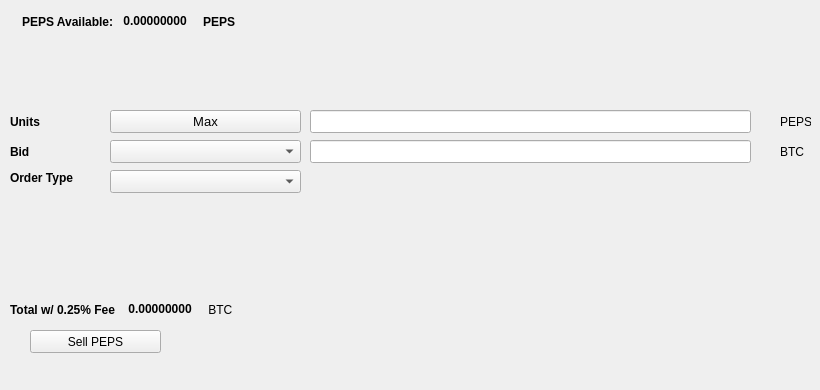
   <widget class="QWidget" name="SellTab">
    <attribute name="title">
     <string>Sell</string>
    </attribute>
    <widget class="QLabel" name="label_16">
     <property name="geometry">
      <rect>
       <x>780</x>
       <y>140</y>
       <width>31</width>
       <height>23</height>
      </rect>
     </property>
     <property name="text">
      <string>BTC</string>
     </property>
    </widget>
    <widget class="QComboBox" name="SellBidcomboBox">
     <property name="geometry">
      <rect>
       <x>110</x>
       <y>140</y>
       <width>191</width>
       <height>23</height>
      </rect>
     </property>
     <property name="font">
      <font>
       <pointsize>10</pointsize>
      </font>
     </property>
    </widget>
    <widget class="QLabel" name="label_18">
     <property name="geometry">
      <rect>
       <x>10</x>
       <y>110</y>
       <width>46</width>
       <height>23</height>
      </rect>
     </property>
     <property name="font">
      <font>
       <weight>75</weight>
       <bold>true</bold>
      </font>
     </property>
     <property name="text">
      <string>Units</string>
     </property>
    </widget>
    <widget class="QPushButton" name="Sell_Max_Amount">
     <property name="geometry">
      <rect>
       <x>110</x>
       <y>110</y>
       <width>191</width>
       <height>23</height>
      </rect>
     </property>
     <property name="font">
      <font>
       <pointsize>10</pointsize>
      </font>
     </property>
     <property name="text">
      <string>Max</string>
     </property>
    </widget>
    <widget class="QLabel" name="label_20">
     <property name="geometry">
      <rect>
       <x>10</x>
       <y>170</y>
       <width>91</width>
       <height>16</height>
      </rect>
     </property>
     <property name="font">
      <font>
       <weight>75</weight>
       <bold>true</bold>
      </font>
     </property>
     <property name="text">
      <string>Order Type</string>
     </property>
    </widget>
    <widget class="QComboBox" name="SellOrdertypeCombo">
     <property name="geometry">
      <rect>
       <x>110</x>
       <y>170</y>
       <width>191</width>
       <height>23</height>
      </rect>
     </property>
     <property name="font">
      <font>
       <pointsize>10</pointsize>
      </font>
     </property>
    </widget>
    <widget class="QLabel" name="label_21">
     <property name="geometry">
      <rect>
       <x>10</x>
       <y>140</y>
       <width>46</width>
       <height>23</height>
      </rect>
     </property>
     <property name="font">
      <font>
       <weight>75</weight>
       <bold>true</bold>
      </font>
     </property>
     <property name="text">
      <string>Bid</string>
     </property>
    </widget>
    <widget class="QLabel" name="label_22">
     <property name="geometry">
      <rect>
       <x>780</x>
       <y>110</y>
       <width>31</width>
       <height>23</height>
      </rect>
     </property>
     <property name="text">
      <string>PEPS</string>
     </property>
    </widget>
    <widget class="QLineEdit" name="UnitsInputPEPS">
     <property name="geometry">
      <rect>
       <x>310</x>
       <y>110</y>
       <width>441</width>
       <height>23</height>
      </rect>
     </property>
     <property name="font">
      <font>
       <pointsize>9</pointsize>
       <weight>75</weight>
       <bold>true</bold>
      </font>
     </property>
    </widget>
    <widget class="QLineEdit" name="SellBidPriceEdit">
     <property name="geometry">
      <rect>
       <x>310</x>
       <y>140</y>
       <width>441</width>
       <height>23</height>
      </rect>
     </property>
     <property name="font">
      <font>
       <pointsize>9</pointsize>
       <weight>75</weight>
       <bold>true</bold>
      </font>
     </property>
    </widget>
    <widget class="QPushButton" name="SellPEPSBTN">
     <property name="geometry">
      <rect>
       <x>30</x>
       <y>330</y>
       <width>131</width>
       <height>23</height>
      </rect>
     </property>
     <property name="text">
      <string>Sell PEPS</string>
     </property>
     <property name="icon">
      <iconset resource="../peps">
       <normaloff>:/icons/bitcoin</normaloff>:/icons/bitcoin</iconset>
     </property>
    </widget>
    <widget class="QWidget" name="layoutWidget3">
     <property name="geometry">
      <rect>
       <x>22</x>
       <y>12</y>
       <width>258</width>
       <height>19</height>
      </rect>
     </property>
     <layout class="QHBoxLayout" name="horizontalLayout">
      <item>
       <widget class="QLabel" name="label232_2">
        <property name="font">
         <font>
          <weight>75</weight>
          <bold>true</bold>
         </font>
        </property>
        <property name="text">
         <string>PEPS Available:</string>
        </property>
       </widget>
      </item>
      <item>
       <widget class="QLabel" name="PEPSAvailableLabel">
        <property name="palette">
         <palette>
          <active>
           <colorrole role="WindowText">
            <brush brushstyle="SolidPattern">
             <color alpha="255">
              <red>0</red>
              <green>0</green>
              <blue>0</blue>
             </color>
            </brush>
           </colorrole>
           <colorrole role="Button">
            <brush brushstyle="SolidPattern">
             <color alpha="255">
              <red>0</red>
              <green>170</green>
              <blue>0</blue>
             </color>
            </brush>
           </colorrole>
           <colorrole role="Light">
            <brush brushstyle="SolidPattern">
             <color alpha="255">
              <red>0</red>
              <green>255</green>
              <blue>0</blue>
             </color>
            </brush>
           </colorrole>
           <colorrole role="Midlight">
            <brush brushstyle="SolidPattern">
             <color alpha="255">
              <red>0</red>
              <green>212</green>
              <blue>0</blue>
             </color>
            </brush>
           </colorrole>
           <colorrole role="Dark">
            <brush brushstyle="SolidPattern">
             <color alpha="255">
              <red>0</red>
              <green>85</green>
              <blue>0</blue>
             </color>
            </brush>
           </colorrole>
           <colorrole role="Mid">
            <brush brushstyle="SolidPattern">
             <color alpha="255">
              <red>0</red>
              <green>113</green>
              <blue>0</blue>
             </color>
            </brush>
           </colorrole>
           <colorrole role="Text">
            <brush brushstyle="SolidPattern">
             <color alpha="255">
              <red>0</red>
              <green>170</green>
              <blue>0</blue>
             </color>
            </brush>
           </colorrole>
           <colorrole role="BrightText">
            <brush brushstyle="SolidPattern">
             <color alpha="255">
              <red>255</red>
              <green>255</green>
              <blue>255</blue>
             </color>
            </brush>
           </colorrole>
           <colorrole role="ButtonText">
            <brush brushstyle="SolidPattern">
             <color alpha="255">
              <red>0</red>
              <green>0</green>
              <blue>0</blue>
             </color>
            </brush>
           </colorrole>
           <colorrole role="Base">
            <brush brushstyle="SolidPattern">
             <color alpha="255">
              <red>255</red>
              <green>255</green>
              <blue>255</blue>
             </color>
            </brush>
           </colorrole>
           <colorrole role="Window">
            <brush brushstyle="SolidPattern">
             <color alpha="255">
              <red>0</red>
              <green>170</green>
              <blue>0</blue>
             </color>
            </brush>
           </colorrole>
           <colorrole role="Shadow">
            <brush brushstyle="SolidPattern">
             <color alpha="255">
              <red>0</red>
              <green>0</green>
              <blue>0</blue>
             </color>
            </brush>
           </colorrole>
           <colorrole role="AlternateBase">
            <brush brushstyle="SolidPattern">
             <color alpha="255">
              <red>127</red>
              <green>212</green>
              <blue>127</blue>
             </color>
            </brush>
           </colorrole>
           <colorrole role="ToolTipBase">
            <brush brushstyle="SolidPattern">
             <color alpha="255">
              <red>255</red>
              <green>255</green>
              <blue>220</blue>
             </color>
            </brush>
           </colorrole>
           <colorrole role="ToolTipText">
            <brush brushstyle="SolidPattern">
             <color alpha="255">
              <red>0</red>
              <green>0</green>
              <blue>0</blue>
             </color>
            </brush>
           </colorrole>
          </active>
          <inactive>
           <colorrole role="WindowText">
            <brush brushstyle="SolidPattern">
             <color alpha="255">
              <red>0</red>
              <green>0</green>
              <blue>0</blue>
             </color>
            </brush>
           </colorrole>
           <colorrole role="Button">
            <brush brushstyle="SolidPattern">
             <color alpha="255">
              <red>0</red>
              <green>170</green>
              <blue>0</blue>
             </color>
            </brush>
           </colorrole>
           <colorrole role="Light">
            <brush brushstyle="SolidPattern">
             <color alpha="255">
              <red>0</red>
              <green>255</green>
              <blue>0</blue>
             </color>
            </brush>
           </colorrole>
           <colorrole role="Midlight">
            <brush brushstyle="SolidPattern">
             <color alpha="255">
              <red>0</red>
              <green>212</green>
              <blue>0</blue>
             </color>
            </brush>
           </colorrole>
           <colorrole role="Dark">
            <brush brushstyle="SolidPattern">
             <color alpha="255">
              <red>0</red>
              <green>85</green>
              <blue>0</blue>
             </color>
            </brush>
           </colorrole>
           <colorrole role="Mid">
            <brush brushstyle="SolidPattern">
             <color alpha="255">
              <red>0</red>
              <green>113</green>
              <blue>0</blue>
             </color>
            </brush>
           </colorrole>
           <colorrole role="Text">
            <brush brushstyle="SolidPattern">
             <color alpha="255">
              <red>0</red>
              <green>170</green>
              <blue>0</blue>
             </color>
            </brush>
           </colorrole>
           <colorrole role="BrightText">
            <brush brushstyle="SolidPattern">
             <color alpha="255">
              <red>255</red>
              <green>255</green>
              <blue>255</blue>
             </color>
            </brush>
           </colorrole>
           <colorrole role="ButtonText">
            <brush brushstyle="SolidPattern">
             <color alpha="255">
              <red>0</red>
              <green>0</green>
              <blue>0</blue>
             </color>
            </brush>
           </colorrole>
           <colorrole role="Base">
            <brush brushstyle="SolidPattern">
             <color alpha="255">
              <red>255</red>
              <green>255</green>
              <blue>255</blue>
             </color>
            </brush>
           </colorrole>
           <colorrole role="Window">
            <brush brushstyle="SolidPattern">
             <color alpha="255">
              <red>0</red>
              <green>170</green>
              <blue>0</blue>
             </color>
            </brush>
           </colorrole>
           <colorrole role="Shadow">
            <brush brushstyle="SolidPattern">
             <color alpha="255">
              <red>0</red>
              <green>0</green>
              <blue>0</blue>
             </color>
            </brush>
           </colorrole>
           <colorrole role="AlternateBase">
            <brush brushstyle="SolidPattern">
             <color alpha="255">
              <red>127</red>
              <green>212</green>
              <blue>127</blue>
             </color>
            </brush>
           </colorrole>
           <colorrole role="ToolTipBase">
            <brush brushstyle="SolidPattern">
             <color alpha="255">
              <red>255</red>
              <green>255</green>
              <blue>220</blue>
             </color>
            </brush>
           </colorrole>
           <colorrole role="ToolTipText">
            <brush brushstyle="SolidPattern">
             <color alpha="255">
              <red>0</red>
              <green>0</green>
              <blue>0</blue>
             </color>
            </brush>
           </colorrole>
          </inactive>
          <disabled>
           <colorrole role="WindowText">
            <brush brushstyle="SolidPattern">
             <color alpha="255">
              <red>0</red>
              <green>85</green>
              <blue>0</blue>
             </color>
            </brush>
           </colorrole>
           <colorrole role="Button">
            <brush brushstyle="SolidPattern">
             <color alpha="255">
              <red>0</red>
              <green>170</green>
              <blue>0</blue>
             </color>
            </brush>
           </colorrole>
           <colorrole role="Light">
            <brush brushstyle="SolidPattern">
             <color alpha="255">
              <red>0</red>
              <green>255</green>
              <blue>0</blue>
             </color>
            </brush>
           </colorrole>
           <colorrole role="Midlight">
            <brush brushstyle="SolidPattern">
             <color alpha="255">
              <red>0</red>
              <green>212</green>
              <blue>0</blue>
             </color>
            </brush>
           </colorrole>
           <colorrole role="Dark">
            <brush brushstyle="SolidPattern">
             <color alpha="255">
              <red>0</red>
              <green>85</green>
              <blue>0</blue>
             </color>
            </brush>
           </colorrole>
           <colorrole role="Mid">
            <brush brushstyle="SolidPattern">
             <color alpha="255">
              <red>0</red>
              <green>113</green>
              <blue>0</blue>
             </color>
            </brush>
           </colorrole>
           <colorrole role="Text">
            <brush brushstyle="SolidPattern">
             <color alpha="255">
              <red>0</red>
              <green>85</green>
              <blue>0</blue>
             </color>
            </brush>
           </colorrole>
           <colorrole role="BrightText">
            <brush brushstyle="SolidPattern">
             <color alpha="255">
              <red>255</red>
              <green>255</green>
              <blue>255</blue>
             </color>
            </brush>
           </colorrole>
           <colorrole role="ButtonText">
            <brush brushstyle="SolidPattern">
             <color alpha="255">
              <red>0</red>
              <green>85</green>
              <blue>0</blue>
             </color>
            </brush>
           </colorrole>
           <colorrole role="Base">
            <brush brushstyle="SolidPattern">
             <color alpha="255">
              <red>0</red>
              <green>170</green>
              <blue>0</blue>
             </color>
            </brush>
           </colorrole>
           <colorrole role="Window">
            <brush brushstyle="SolidPattern">
             <color alpha="255">
              <red>0</red>
              <green>170</green>
              <blue>0</blue>
             </color>
            </brush>
           </colorrole>
           <colorrole role="Shadow">
            <brush brushstyle="SolidPattern">
             <color alpha="255">
              <red>0</red>
              <green>0</green>
              <blue>0</blue>
             </color>
            </brush>
           </colorrole>
           <colorrole role="AlternateBase">
            <brush brushstyle="SolidPattern">
             <color alpha="255">
              <red>0</red>
              <green>170</green>
              <blue>0</blue>
             </color>
            </brush>
           </colorrole>
           <colorrole role="ToolTipBase">
            <brush brushstyle="SolidPattern">
             <color alpha="255">
              <red>255</red>
              <green>255</green>
              <blue>220</blue>
             </color>
            </brush>
           </colorrole>
           <colorrole role="ToolTipText">
            <brush brushstyle="SolidPattern">
             <color alpha="255">
              <red>0</red>
              <green>0</green>
              <blue>0</blue>
             </color>
            </brush>
           </colorrole>
          </disabled>
         </palette>
        </property>
        <property name="font">
         <font>
          <weight>75</weight>
          <bold>true</bold>
         </font>
        </property>
        <property name="text">
         <string> 0.00000000 </string>
        </property>
        <property name="textInteractionFlags">
         <set>Qt::LinksAccessibleByMouse|Qt::TextSelectableByKeyboard|Qt::TextSelectableByMouse</set>
        </property>
       </widget>
      </item>
      <item>
       <widget class="QLabel" name="labelPEPS">
        <property name="font">
         <font>
          <weight>75</weight>
          <bold>true</bold>
         </font>
        </property>
        <property name="text">
         <string>PEPS</string>
        </property>
       </widget>
      </item>
     </layout>
    </widget>
    <widget class="QWidget" name="layoutWidget">
     <property name="geometry">
      <rect>
       <x>10</x>
       <y>300</y>
       <width>268</width>
       <height>19</height>
      </rect>
     </property>
     <layout class="QHBoxLayout" name="horizontalLayout_2">
      <item>
       <widget class="QLabel" name="label_19">
        <property name="font">
         <font>
          <weight>75</weight>
          <bold>true</bold>
         </font>
        </property>
        <property name="text">
         <string>Total w/ 0.25% Fee </string>
        </property>
       </widget>
      </item>
      <item>
       <widget class="QLabel" name="SellCostLabel">
        <property name="palette">
         <palette>
          <active>
           <colorrole role="WindowText">
            <brush brushstyle="SolidPattern">
             <color alpha="255">
              <red>0</red>
              <green>0</green>
              <blue>0</blue>
             </color>
            </brush>
           </colorrole>
           <colorrole role="Button">
            <brush brushstyle="SolidPattern">
             <color alpha="255">
              <red>0</red>
              <green>170</green>
              <blue>0</blue>
             </color>
            </brush>
           </colorrole>
           <colorrole role="Light">
            <brush brushstyle="SolidPattern">
             <color alpha="255">
              <red>0</red>
              <green>255</green>
              <blue>0</blue>
             </color>
            </brush>
           </colorrole>
           <colorrole role="Midlight">
            <brush brushstyle="SolidPattern">
             <color alpha="255">
              <red>0</red>
              <green>212</green>
              <blue>0</blue>
             </color>
            </brush>
           </colorrole>
           <colorrole role="Dark">
            <brush brushstyle="SolidPattern">
             <color alpha="255">
              <red>0</red>
              <green>85</green>
              <blue>0</blue>
             </color>
            </brush>
           </colorrole>
           <colorrole role="Mid">
            <brush brushstyle="SolidPattern">
             <color alpha="255">
              <red>0</red>
              <green>113</green>
              <blue>0</blue>
             </color>
            </brush>
           </colorrole>
           <colorrole role="Text">
            <brush brushstyle="SolidPattern">
             <color alpha="255">
              <red>0</red>
              <green>170</green>
              <blue>0</blue>
             </color>
            </brush>
           </colorrole>
           <colorrole role="BrightText">
            <brush brushstyle="SolidPattern">
             <color alpha="255">
              <red>255</red>
              <green>255</green>
              <blue>255</blue>
             </color>
            </brush>
           </colorrole>
           <colorrole role="ButtonText">
            <brush brushstyle="SolidPattern">
             <color alpha="255">
              <red>0</red>
              <green>0</green>
              <blue>0</blue>
             </color>
            </brush>
           </colorrole>
           <colorrole role="Base">
            <brush brushstyle="SolidPattern">
             <color alpha="255">
              <red>255</red>
              <green>255</green>
              <blue>255</blue>
             </color>
            </brush>
           </colorrole>
           <colorrole role="Window">
            <brush brushstyle="SolidPattern">
             <color alpha="255">
              <red>0</red>
              <green>170</green>
              <blue>0</blue>
             </color>
            </brush>
           </colorrole>
           <colorrole role="Shadow">
            <brush brushstyle="SolidPattern">
             <color alpha="255">
              <red>0</red>
              <green>0</green>
              <blue>0</blue>
             </color>
            </brush>
           </colorrole>
           <colorrole role="AlternateBase">
            <brush brushstyle="SolidPattern">
             <color alpha="255">
              <red>127</red>
              <green>212</green>
              <blue>127</blue>
             </color>
            </brush>
           </colorrole>
           <colorrole role="ToolTipBase">
            <brush brushstyle="SolidPattern">
             <color alpha="255">
              <red>255</red>
              <green>255</green>
              <blue>220</blue>
             </color>
            </brush>
           </colorrole>
           <colorrole role="ToolTipText">
            <brush brushstyle="SolidPattern">
             <color alpha="255">
              <red>0</red>
              <green>0</green>
              <blue>0</blue>
             </color>
            </brush>
           </colorrole>
          </active>
          <inactive>
           <colorrole role="WindowText">
            <brush brushstyle="SolidPattern">
             <color alpha="255">
              <red>0</red>
              <green>0</green>
              <blue>0</blue>
             </color>
            </brush>
           </colorrole>
           <colorrole role="Button">
            <brush brushstyle="SolidPattern">
             <color alpha="255">
              <red>0</red>
              <green>170</green>
              <blue>0</blue>
             </color>
            </brush>
           </colorrole>
           <colorrole role="Light">
            <brush brushstyle="SolidPattern">
             <color alpha="255">
              <red>0</red>
              <green>255</green>
              <blue>0</blue>
             </color>
            </brush>
           </colorrole>
           <colorrole role="Midlight">
            <brush brushstyle="SolidPattern">
             <color alpha="255">
              <red>0</red>
              <green>212</green>
              <blue>0</blue>
             </color>
            </brush>
           </colorrole>
           <colorrole role="Dark">
            <brush brushstyle="SolidPattern">
             <color alpha="255">
              <red>0</red>
              <green>85</green>
              <blue>0</blue>
             </color>
            </brush>
           </colorrole>
           <colorrole role="Mid">
            <brush brushstyle="SolidPattern">
             <color alpha="255">
              <red>0</red>
              <green>113</green>
              <blue>0</blue>
             </color>
            </brush>
           </colorrole>
           <colorrole role="Text">
            <brush brushstyle="SolidPattern">
             <color alpha="255">
              <red>0</red>
              <green>170</green>
              <blue>0</blue>
             </color>
            </brush>
           </colorrole>
           <colorrole role="BrightText">
            <brush brushstyle="SolidPattern">
             <color alpha="255">
              <red>255</red>
              <green>255</green>
              <blue>255</blue>
             </color>
            </brush>
           </colorrole>
           <colorrole role="ButtonText">
            <brush brushstyle="SolidPattern">
             <color alpha="255">
              <red>0</red>
              <green>0</green>
              <blue>0</blue>
             </color>
            </brush>
           </colorrole>
           <colorrole role="Base">
            <brush brushstyle="SolidPattern">
             <color alpha="255">
              <red>255</red>
              <green>255</green>
              <blue>255</blue>
             </color>
            </brush>
           </colorrole>
           <colorrole role="Window">
            <brush brushstyle="SolidPattern">
             <color alpha="255">
              <red>0</red>
              <green>170</green>
              <blue>0</blue>
             </color>
            </brush>
           </colorrole>
           <colorrole role="Shadow">
            <brush brushstyle="SolidPattern">
             <color alpha="255">
              <red>0</red>
              <green>0</green>
              <blue>0</blue>
             </color>
            </brush>
           </colorrole>
           <colorrole role="AlternateBase">
            <brush brushstyle="SolidPattern">
             <color alpha="255">
              <red>127</red>
              <green>212</green>
              <blue>127</blue>
             </color>
            </brush>
           </colorrole>
           <colorrole role="ToolTipBase">
            <brush brushstyle="SolidPattern">
             <color alpha="255">
              <red>255</red>
              <green>255</green>
              <blue>220</blue>
             </color>
            </brush>
           </colorrole>
           <colorrole role="ToolTipText">
            <brush brushstyle="SolidPattern">
             <color alpha="255">
              <red>0</red>
              <green>0</green>
              <blue>0</blue>
             </color>
            </brush>
           </colorrole>
          </inactive>
          <disabled>
           <colorrole role="WindowText">
            <brush brushstyle="SolidPattern">
             <color alpha="255">
              <red>0</red>
              <green>85</green>
              <blue>0</blue>
             </color>
            </brush>
           </colorrole>
           <colorrole role="Button">
            <brush brushstyle="SolidPattern">
             <color alpha="255">
              <red>0</red>
              <green>170</green>
              <blue>0</blue>
             </color>
            </brush>
           </colorrole>
           <colorrole role="Light">
            <brush brushstyle="SolidPattern">
             <color alpha="255">
              <red>0</red>
              <green>255</green>
              <blue>0</blue>
             </color>
            </brush>
           </colorrole>
           <colorrole role="Midlight">
            <brush brushstyle="SolidPattern">
             <color alpha="255">
              <red>0</red>
              <green>212</green>
              <blue>0</blue>
             </color>
            </brush>
           </colorrole>
           <colorrole role="Dark">
            <brush brushstyle="SolidPattern">
             <color alpha="255">
              <red>0</red>
              <green>85</green>
              <blue>0</blue>
             </color>
            </brush>
           </colorrole>
           <colorrole role="Mid">
            <brush brushstyle="SolidPattern">
             <color alpha="255">
              <red>0</red>
              <green>113</green>
              <blue>0</blue>
             </color>
            </brush>
           </colorrole>
           <colorrole role="Text">
            <brush brushstyle="SolidPattern">
             <color alpha="255">
              <red>0</red>
              <green>85</green>
              <blue>0</blue>
             </color>
            </brush>
           </colorrole>
           <colorrole role="BrightText">
            <brush brushstyle="SolidPattern">
             <color alpha="255">
              <red>255</red>
              <green>255</green>
              <blue>255</blue>
             </color>
            </brush>
           </colorrole>
           <colorrole role="ButtonText">
            <brush brushstyle="SolidPattern">
             <color alpha="255">
              <red>0</red>
              <green>85</green>
              <blue>0</blue>
             </color>
            </brush>
           </colorrole>
           <colorrole role="Base">
            <brush brushstyle="SolidPattern">
             <color alpha="255">
              <red>0</red>
              <green>170</green>
              <blue>0</blue>
             </color>
            </brush>
           </colorrole>
           <colorrole role="Window">
            <brush brushstyle="SolidPattern">
             <color alpha="255">
              <red>0</red>
              <green>170</green>
              <blue>0</blue>
             </color>
            </brush>
           </colorrole>
           <colorrole role="Shadow">
            <brush brushstyle="SolidPattern">
             <color alpha="255">
              <red>0</red>
              <green>0</green>
              <blue>0</blue>
             </color>
            </brush>
           </colorrole>
           <colorrole role="AlternateBase">
            <brush brushstyle="SolidPattern">
             <color alpha="255">
              <red>0</red>
              <green>170</green>
              <blue>0</blue>
             </color>
            </brush>
           </colorrole>
           <colorrole role="ToolTipBase">
            <brush brushstyle="SolidPattern">
             <color alpha="255">
              <red>255</red>
              <green>255</green>
              <blue>220</blue>
             </color>
            </brush>
           </colorrole>
           <colorrole role="ToolTipText">
            <brush brushstyle="SolidPattern">
             <color alpha="255">
              <red>0</red>
              <green>0</green>
              <blue>0</blue>
             </color>
            </brush>
           </colorrole>
          </disabled>
         </palette>
        </property>
        <property name="font">
         <font>
          <weight>75</weight>
          <bold>true</bold>
         </font>
        </property>
        <property name="autoFillBackground">
         <bool>false</bool>
        </property>
        <property name="text">
         <string> 0.00000000</string>
        </property>
        <property name="textInteractionFlags">
         <set>Qt::LinksAccessibleByMouse|Qt::TextSelectableByMouse</set>
        </property>
       </widget>
      </item>
      <item>
       <widget class="QLabel" name="label_17">
        <property name="font">
         <font>
          <weight>50</weight>
          <bold>false</bold>
         </font>
        </property>
        <property name="text">
         <string> BTC</string>
        </property>
       </widget>
      </item>
     </layout>
    </widget>
    <widget class="QLabel" name="label_23">
     <property name="geometry">
      <rect>
       <x>460</x>
       <y>300</y>
       <width>281</width>
       <height>81</height>
      </rect>
     </property>
     <property name="text">
      <string/>
     </property>
     <property name="pixmap">
      <pixmap>:/images/bittrex</pixmap>
     </property>
    </widget>
   </widget>
